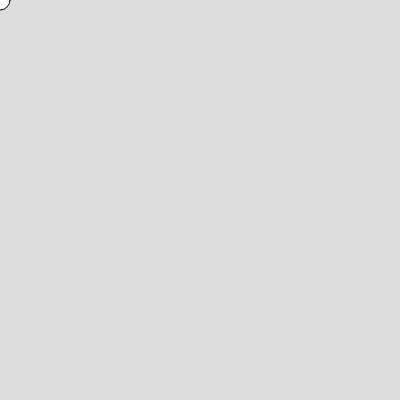
Frame 1 (no input)
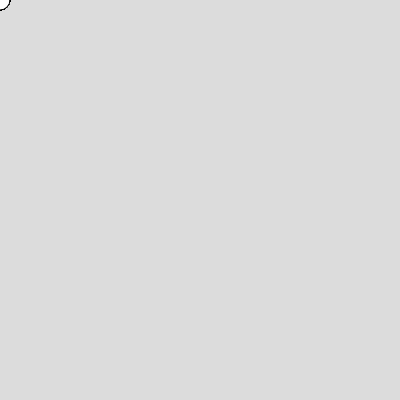
Frame 60 (no input)
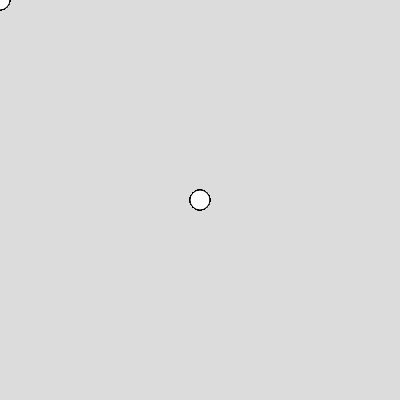
Frame 120 (the mouse pressed at the canvas centre since frame 60)

The p5.js sketch that drew these frames (run headless with seeded random() and noise() and a simulated clock; from frame 60 on, the mouse is pressed at the canvas centre):

// p5.js sketch
// ── sketch.js
function setup() {
  createCanvas(400, 400);
  background(220);
}

//circle that moves around the edges of the screen
function draw() {
  ellipse(mouseX, mouseY, 20, 20);
}
